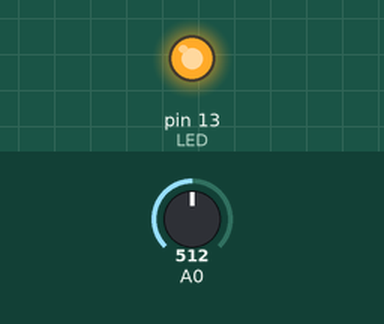
Bench run of a sketch on a simulated Arduino Uno, built with avr-gcc and run on an emulated ATmega328P. Shown: output pins drawn as LEDs (lit = HIGH). Inputs (shaded band) come from the test bench; at power-on: A0 = 512. What the sketch prints to the serial monitor is not drawn.

Above: at 0.1 s.
Timing chart, 0 to 1.6 s (numbered marks = the images above):
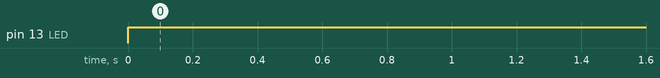

Measured:
- by itself, pin 13 (LED): LOW → HIGH at 0.00 s

The sketch:

Acende_e_Apaga_o_LED.ino
```cpp
// Controlar um LED através da saída digital

int LED = 13; // Saída 13 do Arduino.


void setup() {
  // O comando abaixo é desnecessário caso o modo seja o DEFAULT
  analogReference(DEFAULT);

  // Cria a comunicação serial para exibir os valores no monitor serial
  Serial.begin(9600);

pinMode (LED, OUTPUT); // Define o pino de saída
}
void loop() {
  // put your main code here, to run repeatedly:
digitalWrite(LED,HIGH); //Acende o LED (Nível 1 do pino)

float tensao = analogRead(A0);
tensao = tensao*5/1023;

//Exibe o valor lido
Serial.println(tensao);
//cria um atraso em cada medida
delay(100);

}
```
